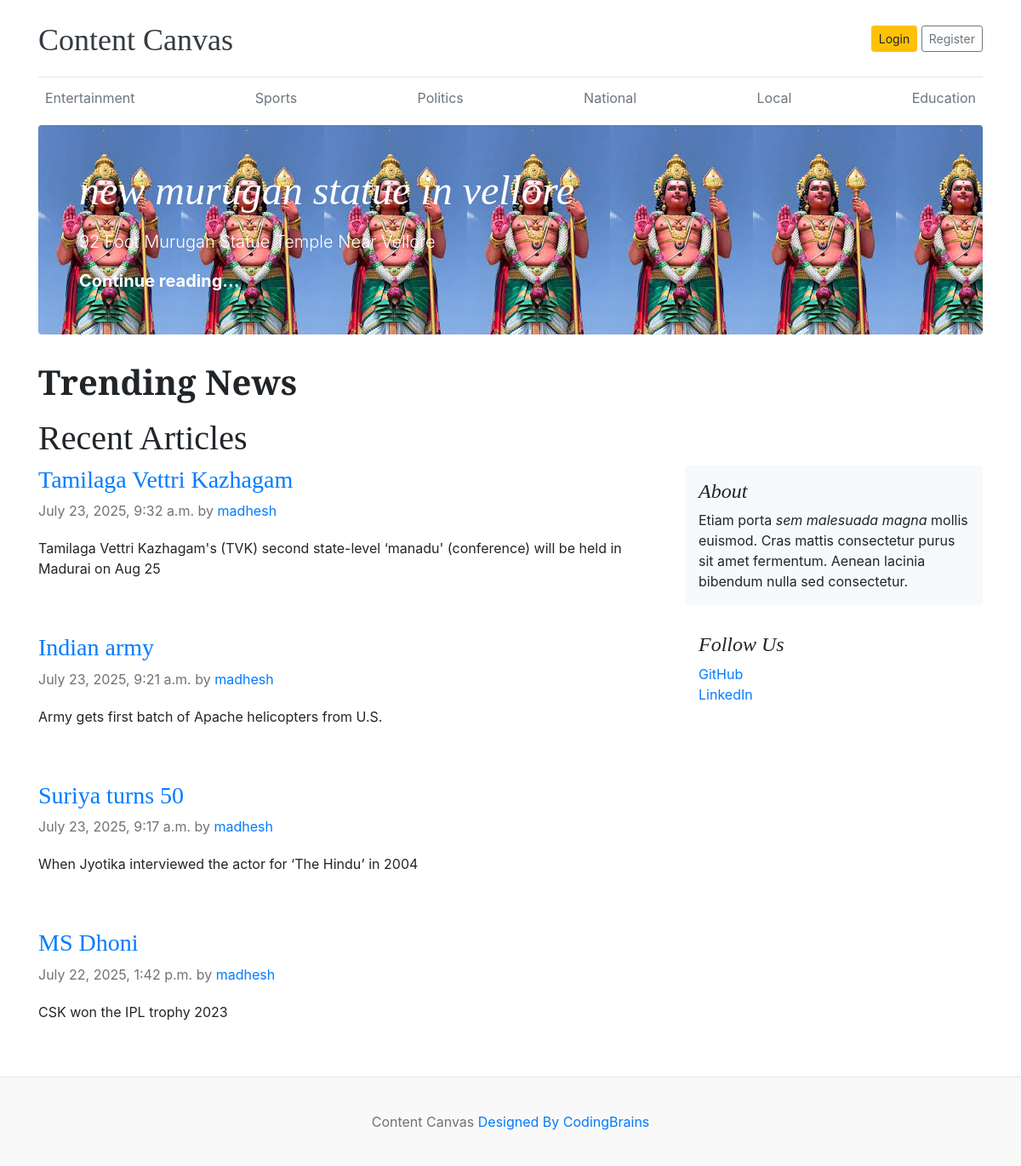
The app's page /, older data.
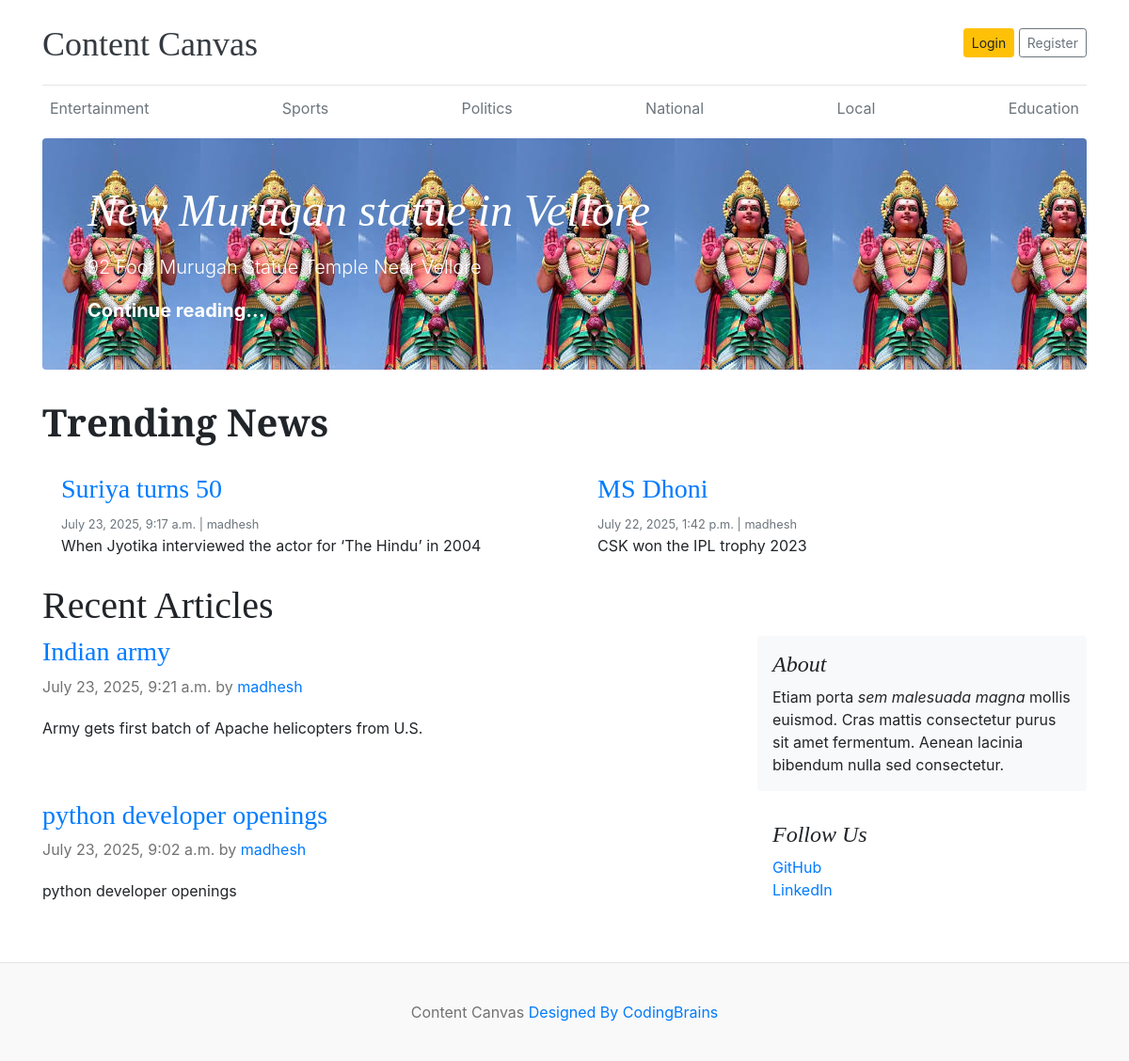
The same page, newer data.
### blog/models.py (models this page shows, shortened)
class Category(models.Model):
    cname=models.CharField(max_length=50)
    created_at=models.DateTimeField(auto_now_add=True)
    updated_at=models.DateTimeField(auto_now=True)

class Blog(models.Model):
    title=models.CharField(max_length=3000)
    slug=models.SlugField(max_length=3000)
    image=models.ImageField(upload_to='media/images/%y/%m/%d')
    short_description=models.CharField(max_length=2000)
    blog_body=models.CharField(max_length=30000)
    category=models.ForeignKey(Category,on_delete=models.CASCADE)
    author=models.ForeignKey(User,on_delete=models.CASCADE)
    trending=models.BooleanField(default=False)
    status=models.CharField(choices=Status_choices,default='Draft')
    created_at=models.DateTimeField(auto_now_add=True)
    updated_at=models.DateTimeField(auto_now=True)

### contentcanvas/views.py (the view)
# urls.py: 2. Add a URL to urlpatterns:  path('', views.home, name='home')
def home(request):
    categories=Category.objects.all()
    blog=Blog.objects.all().filter(trending=True,status='Published').order_by('-created_at')
    pposts=Blog.objects.all().filter(trending=False,status='Published').order_by('-created_at')
    context={
        'categories':categories,
        'blog':blog,
        'pposts':pposts
    }
    return render(request,'home.html',context)

### templates/home.html (shortened to what this page needs)
{% load static %}
<!DOCTYPE html>
<html lang="en">
<head>
    <link href="https://getbootstrap.com/docs/4.0/dist/css/bootstrap.min.css" rel="stylesheet">
    <link href="{% static "css/home.css" %}" rel="stylesheet">
  </head>
<body>
    <div class="container">
      <header class="blog-header py-3">
        <div class="row flex-nowrap justify-content-between align-items-center">
          <div class="col-8 pt-1">
            <a class="blog-header-logo text-dark" href="/">Content Canvas</a>
          </div>
          <div class="col-4 d-flex justify-content-end align-items-center">
            <a class="btn btn-sm btn-warning" href="#">Login</a> &nbsp;
            <a class="btn btn-sm btn-outline-secondary" href="#">Register</a>
          </div>
        </div>
      </header>
      <div class="nav-scroller py-1 mb-2">
        <nav class="nav d-flex justify-content-between">
          {% for i in categories %}
            <a class="p-2 text-muted" href="{% url 'categories' i.cname %}">{{i.cname}}</a>
          {% endfor %}
        </nav>
      </div>
{% for blogs in blog %}
{% if forloop.first %}
  <div class="jumbotron p-3 p-md-5 text-white rounded bg-dark" style="background-image: url({{blogs.image.url}})" ;background-blend-mode: overlay;background-size:cover;">
    <div class="col-md-8 px-0">
      <h1 class="display-4 font-italic">{{blogs.title}}</h1>
      <p class="lead my-3">{{blogs.short_description}}</p>
      <p class="lead mb-0"><a href="{{blogs.slug}}" class="text-white font-weight-bold">Continue reading...</a></p>
    </div>
  </div>
{% endif %}
{% endfor %}
  <marquee behavior="" direction="" scrollamount="30"><h1><b>Trending News</b></h1></marquee>
  <div class="row mb-2">
    {% for blogs in blog %}
      {% if not forloop.first %}
        <div class="col-md-6">
          <div class="card border-0" >
            <div class="card-body">
            <h3><a href="{% url "single_blog" blogs.slug %}">{{blogs.title}}</a></h3>
            <small class="mb-1 text-muted">{{blogs.created_at}} | {{blogs.author}}</small>
            <p class="card-text">{{blogs.short_description}}</p>
            </div>
          </div>
        </div>
      {% endif %}
    {% endfor %}
  </div>
  <h1>Recent Articles</h1>
  <main role="main" class="container p-0">
    <div class="row">
      <div class="col-md-8 blog-main">
        {% for post in pposts %}
          <div class="blog-post">
          <h3><a href="{% url "single_blog" post.slug %}">{{post.title}}</a></h3>
          <p class="blog-post-meta">{{post.created_at}} by <a href="#">{{post.author}}</a></p>
          <p>{{post.short_description}}</p>
          </div>
        {% endfor %}
      </div>
      <aside class="col-md-4 blog-sidebar">
        <div class="p-3 mb-3 bg-light rounded">
          <h4 class="font-italic">About</h4>
          <p class="mb-0">Etiam porta <em>sem malesuada magna</em> mollis euismod. Cras mattis consectetur purus sit amet fermentum. Aenean lacinia bibendum nulla sed consectetur.</p>
        </div>
        <div class="p-3">
          <h4 class="font-italic">Follow Us</h4>
          <ol class="list-unstyled">
            <li><a href="#">GitHub</a></li>
            <li><a href="#">LinkedIn</a></li>
          </ol>
        </div>
      </aside>
    </div>
  </main>
</div>
<footer class="blog-footer">
  <p>Content Canvas  <a href="#">Designed By CodingBrains</a></p>
</footer>
</body>
</html>

Row changes from the older to the newer data that the page shows:
removed Blog: title "Tamilaga Vettri Kazhagam", created_at "July 23, 2025, 9:32 a.m.", author "madhesh", short_description "Tamilaga Vettri Kazhagam's (TVK) second state-level ‘manadu' (conference) will be held in Madurai on Aug 25", shown under "Recent Articles"
changed Blog "92 Foot Murugan Statue Temple Near Vellore": title "new murugan statue in vellore" → "New Murugan statue in Vellore"
changed Blog "Suriya turns 50": moves from the list under "Recent Articles" to the list under "Trending News"
changed Blog "MS Dhoni": moves from the list under "Recent Articles" to the list under "Trending News"
now on this page (row edited): Blog: title "python developer openings", created_at "July 23, 2025, 9:02 a.m.", author "madhesh", short_description "python developer openings", shown under "Recent Articles"
